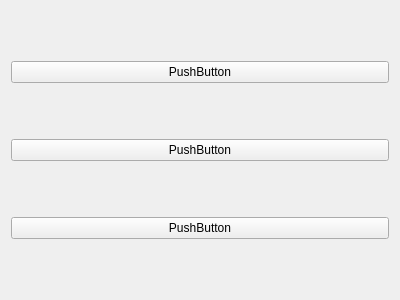
<?xml version="1.0" encoding="UTF-8"?>
<ui version="4.0">
 <class>RegistrationTab</class>
 <widget class="QWidget" name="RegistrationTab">
  <property name="geometry">
   <rect>
    <x>0</x>
    <y>0</y>
    <width>400</width>
    <height>300</height>
   </rect>
  </property>
  <property name="windowTitle">
   <string>Form</string>
  </property>
  <layout class="QVBoxLayout" name="verticalLayout">
   <item>
    <widget class="QPushButton" name="pushButton">
     <property name="text">
      <string>PushButton</string>
     </property>
    </widget>
   </item>
   <item>
    <widget class="QPushButton" name="pushButton_2">
     <property name="text">
      <string>PushButton</string>
     </property>
    </widget>
   </item>
   <item>
    <widget class="QPushButton" name="pushButton_3">
     <property name="text">
      <string>PushButton</string>
     </property>
    </widget>
   </item>
  </layout>
 </widget>
 <resources/>
 <connections/>
</ui>
